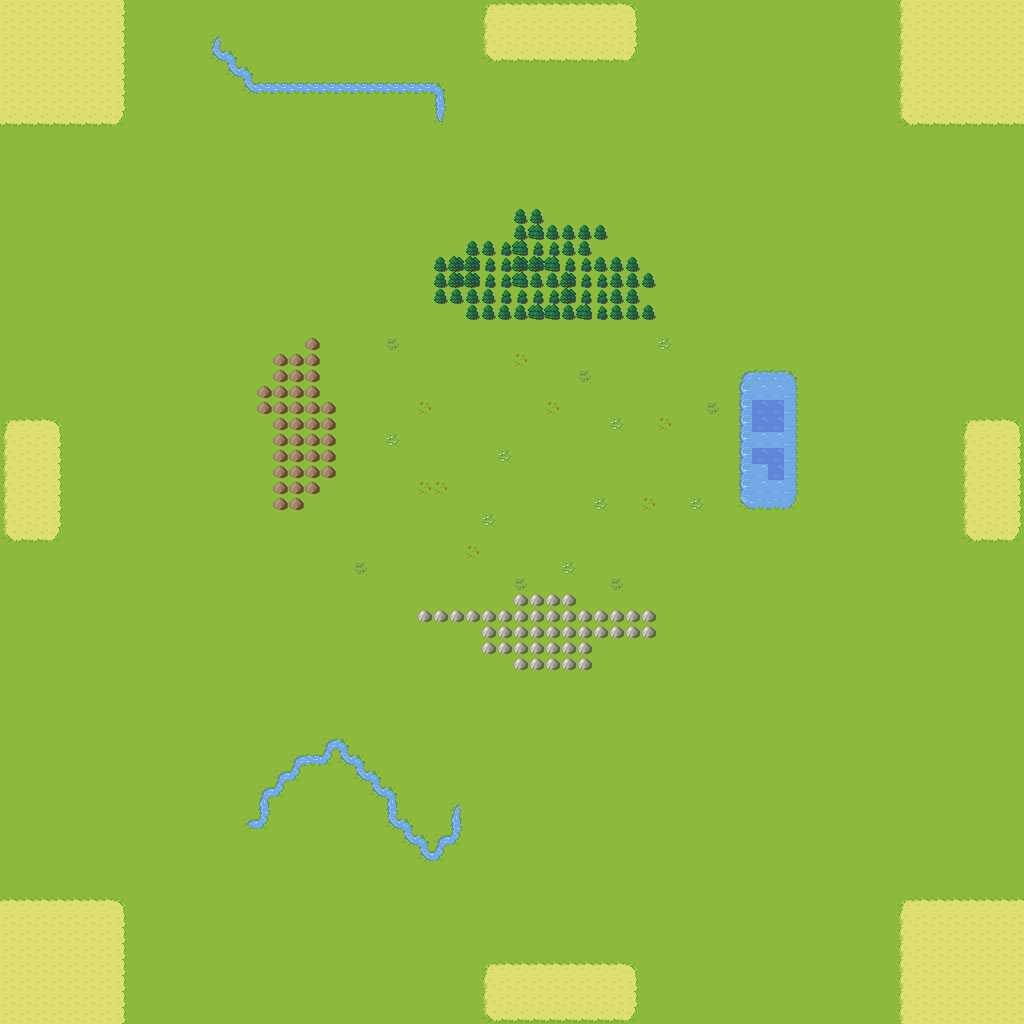

Tiled map render using the project's own tile images. Description and the map definition, with tile-layer contents summarised, below:
An orthogonal 64x64 tile map with 16x16 px tiles, 4 tile layers (BottomLayer, DecorationLayer, ResourceLayer, FoWLayer).

<map version="1.10" tiledversion="1.11.2" orientation="orthogonal" renderorder="left-up" width="64" height="64" tilewidth="16" tileheight="16" infinite="0" backgroundcolor="#000000" nextlayerid="8" nextobjectid="1">
 <tileset firstgid="1" source="../TSX/BaseSetWithSandclockHQ.tsx" />
 <layer id="1" name="BottomLayer" width="64" height="64">
  <data>[4096 cells, 4096 non-empty, 29 distinct tile ids]</data>
 </layer>
 <layer id="2" name="DecorationLayer" width="64" height="64">
  <data>[4096 cells, 22 non-empty, 3 distinct tile ids]</data>
 </layer>
 <layer id="3" name="ResourceLayer" width="64" height="64">
  <data>[4096 cells, 147 non-empty, 6 distinct tile ids]</data>
 </layer>
 <layer id="7" name="FoWLayer" width="64" height="64">
  <data>[4096 cells, 0 non-empty, 0 distinct tile ids]</data>
 </layer>
</map>